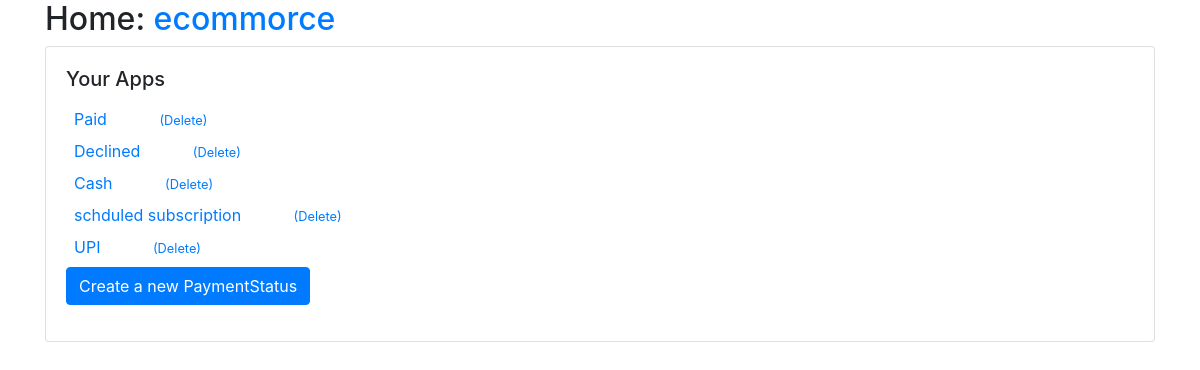
The app's page /Transaction/Transaction/PaymentStatus/ with its own data.
### Transaction/models.py (models this page shows, shortened)
class PaymentStatus(models.Model):
    name = models.CharField(max_length=30)
    created = models.DateTimeField(auto_now_add=True, editable=False)
    id = models.AutoField(primary_key=True)
    last_updated = models.DateTimeField(auto_now=True, editable=False)
    class Meta:
        pass
    def __str__(self):
        return str(self.name)
    def get_absolute_url(self):
        return reverse("Transaction_PaymentStatus_detail", args=(self.id,))

### Transaction/views.py (the view)
# urls.py: path("Transaction/PaymentStatus/", views.PaymentStatusListView.as_view(), name="Transaction_PaymentStatus_list"),
class PaymentStatusListView(generic.ListView):
    model = models.PaymentStatus
    form_class = forms.PaymentStatusForm

### Transaction/templates/Transaction/paymentstatus_list.html
{% extends "base.html" %}
{% block content %}
{% for object in object_list %}
  <div class="m-2">
    <a href="{{object.get_absolute_url}}">{{object}}</a>
    <small class="ml-5"><a href="{% url 'Transaction_PaymentStatus_delete' object.pk %}">(Delete)</a></small>
  </div>
{% endfor %}
<div><a class="btn btn-primary" href="{% url 'Transaction_PaymentStatus_create' %}">Create a new PaymentStatus</a></div>
{% endblock %}

### records on screen
PaymentStatus: name "Paid"
PaymentStatus: name "Declined"
PaymentStatus: name "Cash"
PaymentStatus: name "schduled subscription"
PaymentStatus: name "UPI"
